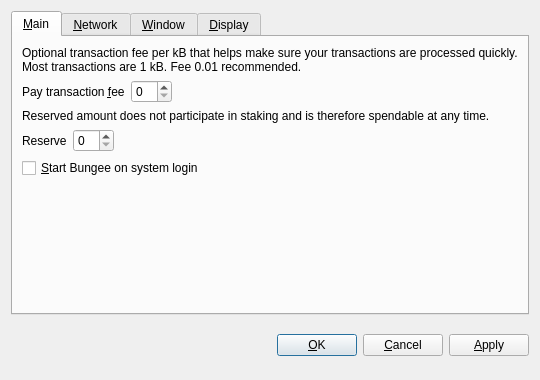
<?xml version="1.0" encoding="UTF-8"?>
<ui version="4.0">
 <class>OptionsDialog</class>
 <widget class="QDialog" name="OptionsDialog">
  <property name="geometry">
   <rect>
    <x>0</x>
    <y>0</y>
    <width>540</width>
    <height>380</height>
   </rect>
  </property>
  <property name="windowTitle">
   <string>Options</string>
  </property>
  <property name="styleSheet">
   <string notr="true"/>
  </property>
  <property name="modal">
   <bool>true</bool>
  </property>
  <layout class="QVBoxLayout" name="verticalLayout">
   <item>
    <widget class="QTabWidget" name="tabWidget">
     <property name="tabPosition">
      <enum>QTabWidget::North</enum>
     </property>
     <property name="currentIndex">
      <number>0</number>
     </property>
     <widget class="QWidget" name="tabMain">
      <attribute name="title">
       <string>&amp;Main</string>
      </attribute>
      <layout class="QGridLayout" name="gridLayout">
       <item row="0" column="0" colspan="2">
        <widget class="QLabel" name="transactionFeeInfoLabel">
         <property name="text">
          <string>Optional transaction fee per kB that helps make sure your transactions are processed quickly. Most transactions are 1 kB. Fee 0.01 recommended.</string>
         </property>
         <property name="textFormat">
          <enum>Qt::PlainText</enum>
         </property>
         <property name="wordWrap">
          <bool>true</bool>
         </property>
        </widget>
       </item>
       <item row="1" column="0">
        <layout class="QHBoxLayout" name="horizontalLayoutFee">
         <item>
          <widget class="QLabel" name="transactionFeeLabel">
           <property name="text">
            <string>Pay transaction &amp;fee</string>
           </property>
           <property name="textFormat">
            <enum>Qt::PlainText</enum>
           </property>
           <property name="buddy">
            <cstring>transactionFee</cstring>
           </property>
          </widget>
         </item>
         <item>
          <widget class="BungeeAmountField" name="transactionFee"/>
         </item>
         <item>
          <spacer name="horizontalSpacerFee">
           <property name="orientation">
            <enum>Qt::Horizontal</enum>
           </property>
           <property name="sizeHint" stdset="0">
            <size>
             <width>40</width>
             <height>20</height>
            </size>
           </property>
          </spacer>
         </item>
        </layout>
       </item>
       <item row="2" column="0" colspan="2">
        <widget class="QLabel" name="reserveBalanceInfoLabel">
         <property name="text">
          <string>Reserved amount does not participate in staking and is therefore spendable at any time.</string>
         </property>
         <property name="textFormat">
          <enum>Qt::PlainText</enum>
         </property>
         <property name="wordWrap">
          <bool>true</bool>
         </property>
        </widget>
       </item>
       <item row="3" column="0">
        <layout class="QHBoxLayout" name="horizontalLayoutReserveBalance">
         <item>
          <widget class="QLabel" name="reserveBalanceLabel">
           <property name="text">
            <string>Reserve</string>
           </property>
           <property name="textFormat">
            <enum>Qt::PlainText</enum>
           </property>
           <property name="buddy">
            <cstring>reserveBalance</cstring>
           </property>
          </widget>
         </item>
         <item>
          <widget class="BungeeAmountField" name="reserveBalance"/>
         </item>
         <item>
          <spacer name="horizontalSpacerReserveBalance">
           <property name="orientation">
            <enum>Qt::Horizontal</enum>
           </property>
           <property name="sizeHint" stdset="0">
            <size>
             <width>40</width>
             <height>20</height>
            </size>
           </property>
          </spacer>
         </item>
        </layout>
       </item>
       <item row="4" column="0">
        <widget class="QCheckBox" name="bitcoinAtStartup">
         <property name="toolTip">
          <string>Automatically start Bungee after logging in to the system.</string>
         </property>
         <property name="text">
          <string>&amp;Start Bungee on system login</string>
         </property>
        </widget>
       </item>
       <item row="5" column="0">
        <spacer name="verticalSpacer_Main">
         <property name="orientation">
          <enum>Qt::Vertical</enum>
         </property>
         <property name="sizeHint" stdset="0">
          <size>
           <width>20</width>
           <height>40</height>
          </size>
         </property>
        </spacer>
       </item>
      </layout>
     </widget>
     <widget class="QWidget" name="tabNetwork">
      <attribute name="title">
       <string>&amp;Network</string>
      </attribute>
      <layout class="QVBoxLayout" name="verticalLayout_Network">
       <item>
        <widget class="QCheckBox" name="mapPortUpnp">
         <property name="toolTip">
          <string>Automatically open the Bungee client port on the router. This only works when your router supports UPnP and it is enabled.</string>
         </property>
         <property name="text">
          <string>Map port using &amp;UPnP</string>
         </property>
        </widget>
       </item>
       <item>
        <widget class="QCheckBox" name="connectSocks">
         <property name="toolTip">
          <string>Connect to the Bungee network through a SOCKS5 proxy (e.g. when connecting through Tor).</string>
         </property>
         <property name="text">
          <string>&amp;Connect through SOCKS5 proxy:</string>
         </property>
        </widget>
       </item>
       <item>
        <layout class="QHBoxLayout" name="horizontalLayout_Network">
         <item>
          <widget class="QLabel" name="proxyIpLabel">
           <property name="text">
            <string>Proxy &amp;IP:</string>
           </property>
           <property name="textFormat">
            <enum>Qt::PlainText</enum>
           </property>
           <property name="buddy">
            <cstring>proxyIp</cstring>
           </property>
          </widget>
         </item>
         <item>
          <widget class="QValidatedLineEdit" name="proxyIp">
           <property name="maximumSize">
            <size>
             <width>140</width>
             <height>16777215</height>
            </size>
           </property>
           <property name="toolTip">
            <string>IP address of the proxy (e.g. 127.0.0.1)</string>
           </property>
          </widget>
         </item>
         <item>
          <widget class="QLabel" name="proxyPortLabel">
           <property name="text">
            <string>&amp;Port:</string>
           </property>
           <property name="textFormat">
            <enum>Qt::PlainText</enum>
           </property>
           <property name="buddy">
            <cstring>proxyPort</cstring>
           </property>
          </widget>
         </item>
         <item>
          <widget class="QLineEdit" name="proxyPort">
           <property name="maximumSize">
            <size>
             <width>55</width>
             <height>16777215</height>
            </size>
           </property>
           <property name="toolTip">
            <string>Port of the proxy (e.g. 9050)</string>
           </property>
          </widget>
         </item>
         <item>
          <spacer name="horizontalSpacer_Network">
           <property name="orientation">
            <enum>Qt::Horizontal</enum>
           </property>
           <property name="sizeHint" stdset="0">
            <size>
             <width>40</width>
             <height>20</height>
            </size>
           </property>
          </spacer>
         </item>
        </layout>
       </item>
       <item>
        <spacer name="verticalSpacer_Network">
         <property name="orientation">
          <enum>Qt::Vertical</enum>
         </property>
         <property name="sizeHint" stdset="0">
          <size>
           <width>20</width>
           <height>40</height>
          </size>
         </property>
        </spacer>
       </item>
      </layout>
     </widget>
     <widget class="QWidget" name="tabWindow">
      <attribute name="title">
       <string>&amp;Window</string>
      </attribute>
      <layout class="QVBoxLayout" name="verticalLayout_Window">
       <item>
        <widget class="QCheckBox" name="minimizeToTray">
         <property name="toolTip">
          <string>Show only a tray icon after minimizing the window.</string>
         </property>
         <property name="text">
          <string>&amp;Minimize to the tray instead of the taskbar</string>
         </property>
        </widget>
       </item>
       <item>
        <widget class="QCheckBox" name="minimizeOnClose">
         <property name="toolTip">
          <string>Minimize instead of exit the application when the window is closed. When this option is enabled, the application will be closed only after selecting Quit in the menu.</string>
         </property>
         <property name="text">
          <string>M&amp;inimize on close</string>
         </property>
        </widget>
       </item>
       <item>
        <spacer name="verticalSpacer_Window">
         <property name="orientation">
          <enum>Qt::Vertical</enum>
         </property>
         <property name="sizeHint" stdset="0">
          <size>
           <width>20</width>
           <height>40</height>
          </size>
         </property>
        </spacer>
       </item>
      </layout>
     </widget>
     <widget class="QWidget" name="tabDisplay">
      <attribute name="title">
       <string>&amp;Display</string>
      </attribute>
      <layout class="QVBoxLayout" name="verticalLayout_Display">
       <item>
        <layout class="QHBoxLayout" name="horizontalLayout_1_Display">
         <item>
          <widget class="QLabel" name="langLabel">
           <property name="text">
            <string>User Interface &amp;language:</string>
           </property>
           <property name="textFormat">
            <enum>Qt::PlainText</enum>
           </property>
           <property name="buddy">
            <cstring>lang</cstring>
           </property>
          </widget>
         </item>
         <item>
          <widget class="QValueComboBox" name="lang">
           <property name="toolTip">
            <string>The user interface language can be set here. This setting will take effect after restarting Bungee.</string>
           </property>
          </widget>
         </item>
        </layout>
       </item>
       <item>
        <layout class="QHBoxLayout" name="horizontalLayout_2_Display">
         <item>
          <widget class="QLabel" name="unitLabel">
           <property name="text">
            <string>&amp;Unit to show amounts in:</string>
           </property>
           <property name="textFormat">
            <enum>Qt::PlainText</enum>
           </property>
           <property name="buddy">
            <cstring>unit</cstring>
           </property>
          </widget>
         </item>
         <item>
          <widget class="QValueComboBox" name="unit">
           <property name="toolTip">
            <string>Choose the default subdivision unit to show in the interface and when sending coins.</string>
           </property>
          </widget>
         </item>
        </layout>
       </item>
       <item>
        <widget class="QCheckBox" name="coinControlFeatures">
         <property name="toolTip">
          <string>Whether to show coin control features or not.</string>
         </property>
         <property name="text">
          <string>Display coin &amp;control features (experts only!)</string>
         </property>
        </widget>
       </item>
       <item>
        <widget class="QCheckBox" name="useDarkTheme">
         <property name="text">
          <string>Use Dark Visual theme (requires restart)</string>
         </property>
        </widget>
       </item>
       <item>
        <spacer name="verticalSpacer_Display">
         <property name="orientation">
          <enum>Qt::Vertical</enum>
         </property>
         <property name="sizeHint" stdset="0">
          <size>
           <width>20</width>
           <height>40</height>
          </size>
         </property>
        </spacer>
       </item>
      </layout>
     </widget>
    </widget>
   </item>
   <item>
    <layout class="QHBoxLayout" name="horizontalLayout_Buttons">
     <item>
      <spacer name="horizontalSpacer_1">
       <property name="orientation">
        <enum>Qt::Horizontal</enum>
       </property>
       <property name="sizeHint" stdset="0">
        <size>
         <width>40</width>
         <height>48</height>
        </size>
       </property>
      </spacer>
     </item>
     <item>
      <widget class="QLabel" name="statusLabel">
       <property name="font">
        <font>
         <weight>75</weight>
         <bold>true</bold>
        </font>
       </property>
       <property name="text">
        <string/>
       </property>
       <property name="textFormat">
        <enum>Qt::PlainText</enum>
       </property>
       <property name="wordWrap">
        <bool>true</bool>
       </property>
      </widget>
     </item>
     <item>
      <spacer name="horizontalSpacer_2">
       <property name="orientation">
        <enum>Qt::Horizontal</enum>
       </property>
       <property name="sizeHint" stdset="0">
        <size>
         <width>40</width>
         <height>48</height>
        </size>
       </property>
      </spacer>
     </item>
     <item>
      <widget class="QPushButton" name="okButton">
       <property name="text">
        <string>&amp;OK</string>
       </property>
      </widget>
     </item>
     <item>
      <widget class="QPushButton" name="cancelButton">
       <property name="text">
        <string>&amp;Cancel</string>
       </property>
       <property name="autoDefault">
        <bool>false</bool>
       </property>
      </widget>
     </item>
     <item>
      <widget class="QPushButton" name="applyButton">
       <property name="text">
        <string>&amp;Apply</string>
       </property>
       <property name="autoDefault">
        <bool>false</bool>
       </property>
      </widget>
     </item>
    </layout>
   </item>
  </layout>
 </widget>
 <customwidgets>
  <customwidget>
   <class>BungeeAmountField</class>
   <extends>QSpinBox</extends>
   <header>bitcoinamountfield.h</header>
   <container>1</container>
  </customwidget>
  <customwidget>
   <class>QValueComboBox</class>
   <extends>QComboBox</extends>
   <header>qvaluecombobox.h</header>
  </customwidget>
  <customwidget>
   <class>QValidatedLineEdit</class>
   <extends>QLineEdit</extends>
   <header>qvalidatedlineedit.h</header>
  </customwidget>
 </customwidgets>
 <resources/>
 <connections/>
</ui>
